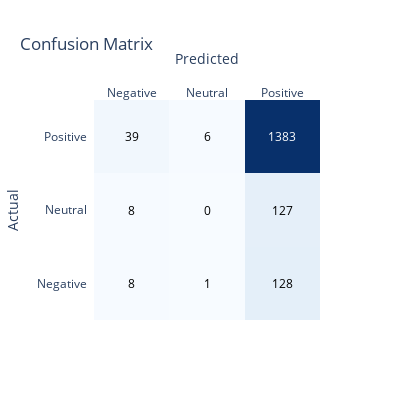
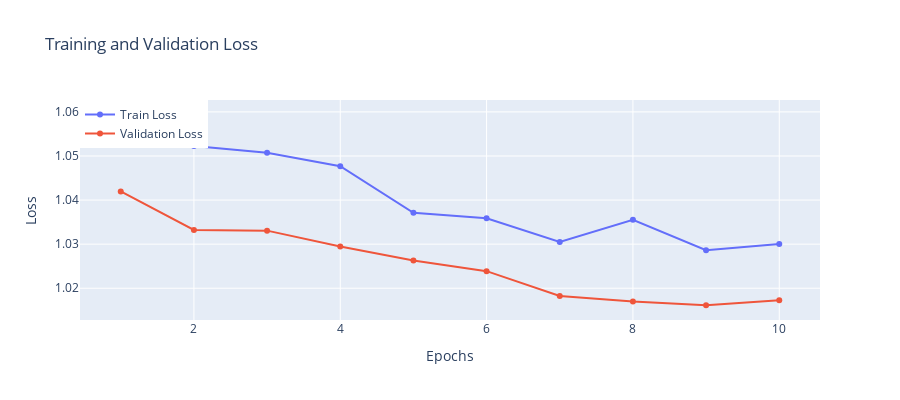

Notebook code cell kept with these figures, in order:
### Code cell
print(classification_report(true_labels, preds, zero_division=1))
cm = confusion_matrix(true_labels, preds)
fig = ff.create_annotated_heatmap(z=cm, x=["Negative", "Neutral", "Positive"], y=["Negative", "Neutral", "Positive"], colorscale='Blues')
fig.update_layout(title="Confusion Matrix", xaxis_title="Predicted", yaxis_title="Actual", width=400, height=400)
fig.show()

fig = go.Figure()
fig.add_trace(go.Scatter(x=list(range(1, epochs+1)), y=train_losses, mode='lines+markers', name='Train Loss'))
fig.add_trace(go.Scatter(x=list(range(1, epochs+1)), y=val_losses, mode='lines+markers', name='Validation Loss'))
fig.update_layout(
    title="Training and Validation Loss",
    xaxis_title="Epochs",
    yaxis_title="Loss",
    legend=dict(x=0, y=1),
    width=900, height=400
)
fig.show()

### Figure 1 — Plotly figure (JSON) as saved in the notebook; plotly's stock layout.template omitted (floating-point values rounded to 4 significant figures)
{"data": [{"colorscale": [[0, "rgb(247,251,255)"], [0.125, "rgb(222,235,247)"], [0.25, "rgb(198,219,239)"], [0.375, "rgb(158,202,225)"], [0.5, "rgb(107,174,214)"], [0.625, "rgb(66,146,198)"], [0.75, "rgb(33,113,181)"], [0.875, "rgb(8,81,156)"], [1, "rgb(8,48,107)"]], "reversescale": false, "showscale": false, "type": "heatmap", "x": ["Negative", "Neutral", "Positive"], "y": ["Negative", "Neutral", "Positive"], "z": [[8, 1, 128], [8, 0, 127], [39, 6, 1383]]}], "layout": {"annotations": [{"font": {"color": "#000000"}, "showarrow": false, "text": "8", "x": "Negative", "xref": "x", "y": "Negative", "yref": "y"}, {"font": {"color": "#000000"}, "showarrow": false, "text": "1", "x": "Neutral", "xref": "x", "y": "Negative", "yref": "y"}, {"font": {"color": "#000000"}, "showarrow": false, "text": "128", "x": "Positive", "xref": "x", "y": "Negative", "yref": "y"}, {"font": {"color": "#000000"}, "showarrow": false, "text": "8", "x": "Negative", "xref": "x", "y": "Neutral", "yref": "y"}, {"font": {"color": "#000000"}, "showarrow": false, "text": "0", "x": "Neutral", "xref": "x", "y": "Neutral", "yref": "y"}, {"font": {"color": "#000000"}, "showarrow": false, "text": "127", "x": "Positive", "xref": "x", "y": "Neutral", "yref": "y"}, {"font": {"color": "#000000"}, "showarrow": false, "text": "39", "x": "Negative", "xref": "x", "y": "Positive", "yref": "y"}, {"font": {"color": "#000000"}, "showarrow": false, "text": "6", "x": "Neutral", "xref": "x", "y": "Positive", "yref": "y"}, {"font": {"color": "#FFFFFF"}, "showarrow": false, "text": "1383", "x": "Positive", "xref": "x", "y": "Positive", "yref": "y"}], "height": 400, "title": {"text": "Confusion Matrix"}, "width": 400, "xaxis": {"dtick": 1, "gridcolor": "rgb(0, 0, 0)", "side": "top", "ticks": "", "title": {"text": "Predicted"}}, "yaxis": {"dtick": 1, "ticks": "", "ticksuffix": "  ", "title": {"text": "Actual"}}}}

### Figure 2 — Plotly figure (JSON) as saved in the notebook; plotly's stock layout.template omitted (floating-point values rounded to 4 significant figures)
{"data": [{"mode": "lines+markers", "name": "Train Loss", "type": "scatter", "x": [1, 2, 3, 4, 5, 6, 7, 8, 9, 10], "y": [1.059, 1.052, 1.051, 1.048, 1.037, 1.036, 1.031, 1.036, 1.029, 1.03]}, {"mode": "lines+markers", "name": "Validation Loss", "type": "scatter", "x": [1, 2, 3, 4, 5, 6, 7, 8, 9, 10], "y": [1.042, 1.033, 1.033, 1.029, 1.026, 1.024, 1.018, 1.017, 1.016, 1.017]}], "layout": {"height": 400, "legend": {"x": 0, "y": 1}, "title": {"text": "Training and Validation Loss"}, "width": 900, "xaxis": {"title": {"text": "Epochs"}}, "yaxis": {"title": {"text": "Loss"}}}}
